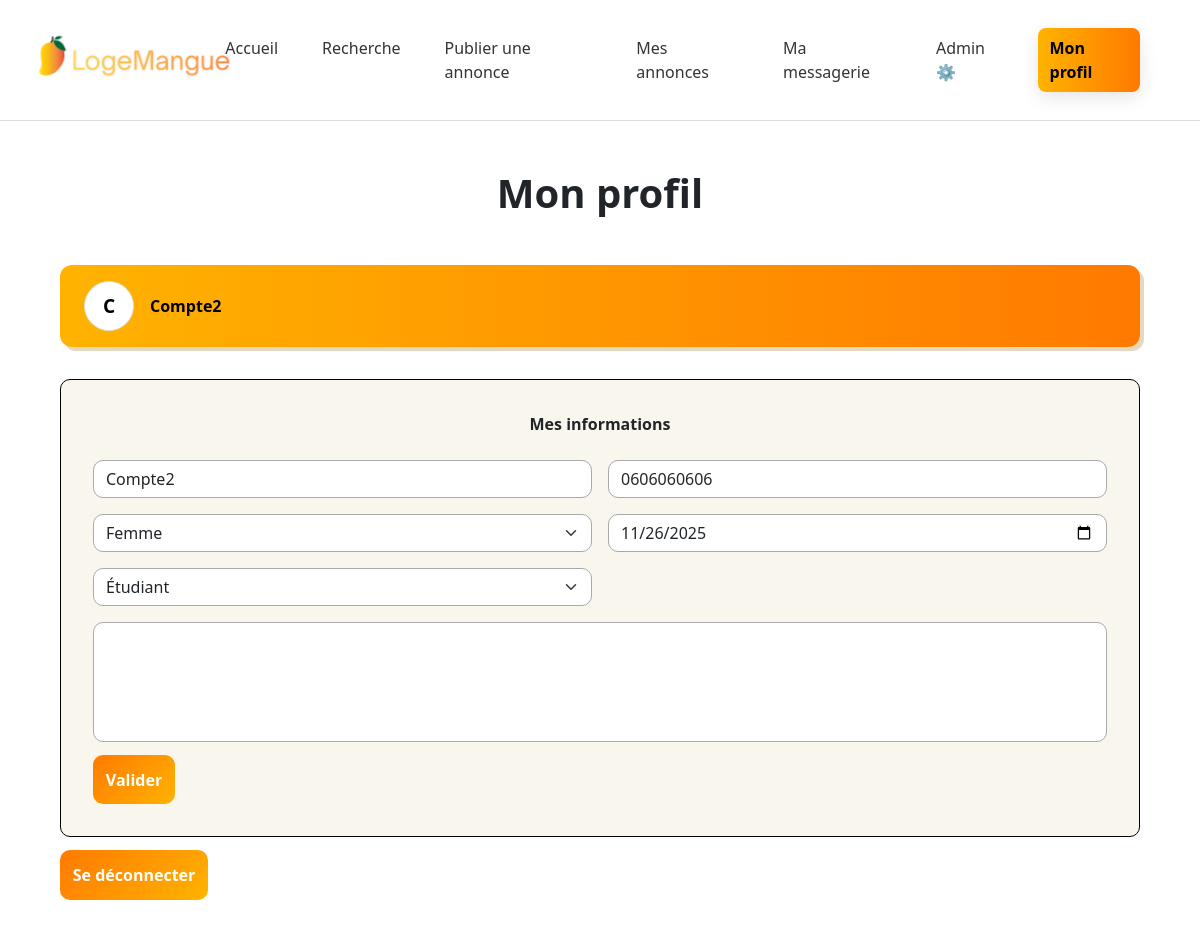
Screenshot of /php/profil.php (signed in) with the database file from the repository.
### tables this page shows
CREATE TABLE `users` (
  `id` int(11) NOT NULL,
  `email` varchar(255) NOT NULL,
  `created_at` timestamp NOT NULL DEFAULT current_timestamp(),
  `password` varchar(255) NOT NULL,
  `nom` varchar(50) DEFAULT NULL,
  `prenom` varchar(50) DEFAULT NULL,
  `telephone` varchar(20) DEFAULT NULL,
  `note` decimal(5,2) DEFAULT NULL,
  `date_naissance` date DEFAULT NULL,
  `universite` varchar(100) DEFAULT NULL,
  `genre` varchar(10) DEFAULT NULL CHECK (`genre` in ('Homme','Femme','Autre')),
  `type_utilisateur` varchar(15) NOT NULL,
  `is_admin` tinyint(1) DEFAULT NULL,
  `biography` text DEFAULT NULL
);

### php/db2.php (called while the page is built, shortened)
<?php
$db_host = 'localhost';
$db_name = 'logemangue';
$db_user = 'websiteadmin';
$db_pass = 'websiteadmin';
?>
<?php
$userId = $_SESSION['user_id'];
$conn = new mysqli($db_host, $db_user, $db_pass, $db_name);
$sql = "SELECT nom, telephone, genre, date_naissance,is_admin, type_utilisateur, biography FROM users WHERE id = $userId";
$result = $conn->query($sql);
if ($result->num_rows > 0) {
    $user = $result->fetch_assoc();
} else {
    echo "Aucun utilisateur trouvé";
}
?>

### php/profil.php (the view, shortened to what this page needs)
<!DOCTYPE html>
<html lang="fr">
<head>
  <link href="https://cdn.jsdelivr.net/npm/bootstrap@5.3.3/dist/css/bootstrap.min.css" rel="stylesheet">
  <link rel="stylesheet" href="../css/style.css">
</head>
<?php
require 'db2.php';
?>
<?php include 'topbar.php'; ?>
<body>
    <div class="flex-grow-1 p-5">
      <h1 class="fw-bold text-center mb-5">Mon profil</h1>
      <div class="container">
        <div class="profile-header">
          <div class="avatar">C</div>
          <div><?php echo $user['nom']; ?></div>
        </div>
        <div class="info-box">
          <div class="info-title text-center">Mes informations</div>
          <form method="post" action="">
            <div class="row g-3 mb-3">
              <div class="col-md-6">
                <input type="text" name="nom" class="form-control" placeholder="Nom" value="<?php echo $user['nom']; ?>" required>
              </div>
              <div class="col-md-6">
                <input type="text" name="telephone" class="form-control" placeholder="Numéro de téléphone" value="<?php echo $user['telephone']; ?>" required>
              </div>
            </div>
            <div class="row g-3 mb-3">
              <div class="col-md-6">
                <select name="genre" class="form-select" required>
                    <option value="Femme" <?php if ($user['genre'] == 'Femme') echo 'selected'; ?>>Femme</option>
                </select>
              </div>
              <div class="col-md-6">
                <input type="date" name="date_naissance" class="form-control" placeholder="Date de naissance" value="<?php echo $user['date_naissance']; ?>" required>
              </div>
            </div>
            <div class="row g-3 mb-3">
              <div class="col-md-6">
                <select name="type_utilisateur" class="form-select" required>
                    <option value="Etudiant" <?php if ($user['type_utilisateur'] == 'Etudiant') echo 'selected'; ?>>Étudiant</option>
                </select>
              </div>
            </div>
            <textarea class="form-control text-center" name="biography" placeholder="<?php echo $user['biography']; ?>"></textarea>
           <button type="submit" class="btn-login" name="valider">Valider</button>
          </form>
        </div>
          <form action="logout.php" method="post">
            <button class="btn-login text-center" type="submit" name="logout">Se déconnecter</button>
          </form>
      </div>
    </div>
</body>
</html>

### css/style.css (style rules this page uses)
:root { --orange: #ff7a00; --yellow: #ffb300; --light-bg: #fffdfb; --shadow: 0 6px 18px rgba(0, 0, 0, 0.1); --green: #2b7a0b; }
.btn-login { background: linear-gradient(135deg, var(--orange), var(--yellow)); color: white; border: none; padding: 0.8rem; font-weight: 600; border-radius: 10px; transition: 0.3s ease; margin-top: 0.8rem; }

### php/profil.php (style rules this page uses)
.profile-header { background: linear-gradient(90deg, #ffb300, #ff7a00); color: #000; border-radius: 12px; display: flex; align-items: center; padding: 1rem 1.5rem; box-shadow: 4px 4px 0 #e6d7c1; font-weight: 700; margin-bottom: 2rem; }
.profile-header .avatar { background-color: #fff; width: 50px; height: 50px; border-radius: 50%; display: flex; align-items: center; justify-content: center; font-weight: bold; font-size: 1.2rem; margin-right: 1rem; border: 1px solid #ddd; }
.info-box { background: #f9f6ee; border: 1px solid #000; border-radius: 10px; padding: 2rem; }
.info-box input, .info-box select, .info-box textarea { border-radius: 10px; border: 1px solid #aaa; background-color: #fff; }
.info-box textarea { resize: none; height: 120px; }
.info-title { font-weight: 700; margin-bottom: 1.5rem; }

### rows the page displays
users: nom "Compte2", telephone "0606060606", genre "Femme", date_naissance "11/26/2025", type_utilisateur "Étudiant"
